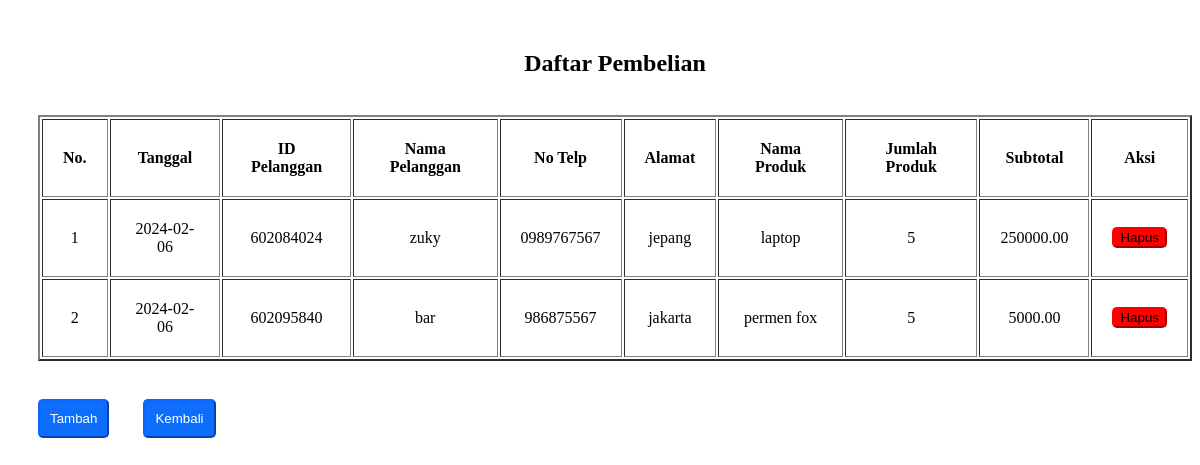
The app's page /ukk/admin/pembelian.php with its own data.
### tables this page shows
CREATE TABLE `penjualan` (
  `PenjualanID` int(11) NOT NULL,
  `TanggalPenjualan` date NOT NULL,
  `TotalHarga` decimal(10,2) NOT NULL,
  `PelangganID` int(11) NOT NULL
);

CREATE TABLE `pelanggan` (
  `PelangganID` int(11) NOT NULL,
  `NamaPelanggan` varchar(255) NOT NULL,
  `Alamat` text NOT NULL,
  `NomorTelepon` varchar(15) NOT NULL
);

CREATE TABLE `produk` (
  `ProdukID` int(11) NOT NULL,
  `NamaProduk` varchar(255) NOT NULL,
  `Harga` decimal(10,2) NOT NULL,
  `Stok` int(11) NOT NULL
);

CREATE TABLE `detailpenjualan` (
  `DetailID` int(11) NOT NULL,
  `PenjualanID` int(11) NOT NULL,
  `ProdukID` int(11) NOT NULL,
  `JumlahProduk` int(11) NOT NULL,
  `Subtotal` decimal(10,2) NOT NULL
);

### ukk/admin/pembelian.php (the view, shortened to what this page needs)
<?php
include '../koneksi.php';
$query = "SELECT penjualan.TanggalPenjualan, pelanggan.NamaPelanggan, pelanggan.PelangganID, pelanggan.NomorTelepon, pelanggan.Alamat, detailpenjualan.JumlahProduk, detailpenjualan.Subtotal, produk.NamaProduk
        FROM penjualan
        INNER JOIN pelanggan ON penjualan.PelangganID = pelanggan.PelangganID
        INNER JOIN detailpenjualan ON penjualan.PenjualanID = detailpenjualan.PenjualanID
        INNER JOIN produk ON detailpenjualan.ProdukID = produk.ProdukID";
$result = $conn->query($query);
?>
<!DOCTYPE html>
<html lang="en">
<head>
    <link rel="stylesheet" href="br.css">
</head>
<body>
    <div class="container">
        <h2>Daftar Pembelian</h2>
        <br>
        <table border="2" cellpadding="20" class="table">
            <tr>
                <th>No.</th>
                <th>Tanggal</th>
                <th>ID Pelanggan</th>
                <th>Nama Pelanggan</th>
                <th>No Telp</th>
                <th>Alamat</th>
                <th>Nama Produk</th>
                <th>Jumlah Produk</th>
                <th>Subtotal</th>
                <th>Aksi</th>
            </tr>
            <?php $i=1;?>
            <?php if ($result && $result->num_rows > 0): ?>
                <?php while($row = mysqli_fetch_assoc($result)): ?>
                    <tr>
                        <td><?= $i++; ?></td>
                        <td><?= $row["TanggalPenjualan"]; ?></td>
                        <td><?= $row["PelangganID"]; ?></td>
                        <td><?= $row["NamaPelanggan"]; ?></td>
                        <td><?= $row["NomorTelepon"]; ?></td>
                        <td><?= $row["Alamat"]; ?></td>
                        <td><?= $row["NamaProduk"]; ?></td>
                        <td><?= $row["JumlahProduk"]; ?></td>
                        <td><?= $row["Subtotal"]; ?></td>
                        <td>
                        <form onsubmit="return confirm('Hapus Nih?');" action="hapus_pembeli.php?PelangganID=<?= $row['PelangganID'];?>" method="post">
                        <button class="hapus">Hapus</button>
                        </form>
                    </td>
                    </tr>
                <?php endwhile; ?>
            <?php endif; ?>
        </table>
        <br />
    </div>
    <a href="tambahpb.php"><button class="tambah" style="margin-top: 20px;">Tambah</button></a>
    <a href="index.php"><button class="tambah" style="margin-top: 20px;">Kembali</button></a>
</body>
</html>

### ukk/admin/br.css (style rules this page uses)
.container { text-align: center; margin-top: 50px; margin-left: 30px; }
.tambah { margin-left: 30px; background-color: #0d6efd; border-color: #0d63fd; display: inline-block; padding: 10px; border-radius: 5px; cursor: pointer; color: #fff; }
.hapus { background-color: red; border-color: red; border-radius: 5px; cursor: pointer; vertical-align: middle; }

### records on screen
penjualan: TanggalPenjualan "2024-02-06", PelangganID.PelangganID "602084024", PelangganID.NamaPelanggan "zuky", PelangganID.NomorTelepon "0989767567", PelangganID.Alamat "jepang", produk.NamaProduk "laptop", detailpenjualan.JumlahProduk "5", detailpenjualan.Subtotal "250000.00"
penjualan: TanggalPenjualan "2024-02-06", PelangganID.PelangganID "602095840", PelangganID.NamaPelanggan "bar", PelangganID.NomorTelepon "986875567", PelangganID.Alamat "jakarta", produk.NamaProduk "permen fox", detailpenjualan.JumlahProduk "5", detailpenjualan.Subtotal "5000.00"
